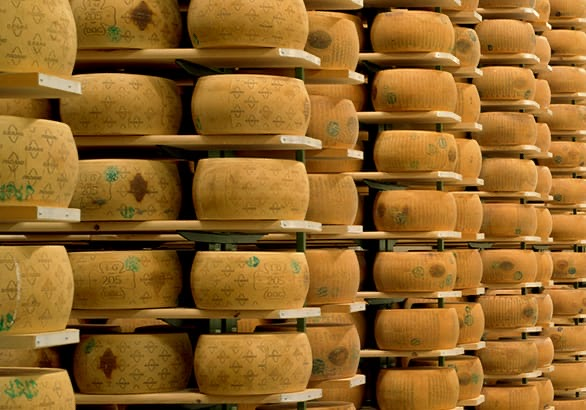
#> input picture progetti/cartelli-prezzi/foto-cliente/formaggio.jpg, 586 x 410 px
$ python -i moltiplica.py   (imports and definitions only)
#> lines starting #> are read from the running program, lines starting #| are printed output that depends on the picture
# Sfondo "moltiplicato": ripete uno o più scontorni (PNG con trasparenza) su tutto il cartello 1240x3508.
# uso: python3 moltiplica.py out.jpg --cut a.png [--cut b.png] [--tw 330] [--step 390] [--dx 0.86]
#      [--rot 9] [--bg 3a2214] [--affumica] [--seed 4]
import argparse, random
import numpy as np
from PIL import Image, ImageEnhance, ImageFilter

ap = argparse.ArgumentParser()
# [6 lines not run here, left out]

def affumicata(im):
    r, g, b, al = im.split()
    rgb = ImageEnhance.Brightness(Image.merge('RGB', (r, g, b))).enhance(0.72)
    arr = np.array(rgb).astype(float); arr[..., 0] *= 1.05; arr[..., 1] *= 0.80; arr[..., 2] *= 0.48
    return Image.merge('RGBA', (*Image.fromarray(arr.clip(0, 255).astype('uint8')).split(), al))

# [1 line not run here, left out]
# [1 line that did not run here, left out]
W, H = 1240, 3508
# [1 line that did not run here, left out]
grad = (0.85 + 0.3 * np.linspace(0, 1, H))[:, None, None]
# [1 line that did not run here, left out]
# [1 line that did not run here, left out]
# [17 lines not run here, left out]

>>> import cv2
>>> picture = cv2.imread('../foto-cliente/formaggio.jpg', cv2.IMREAD_GRAYSCALE)
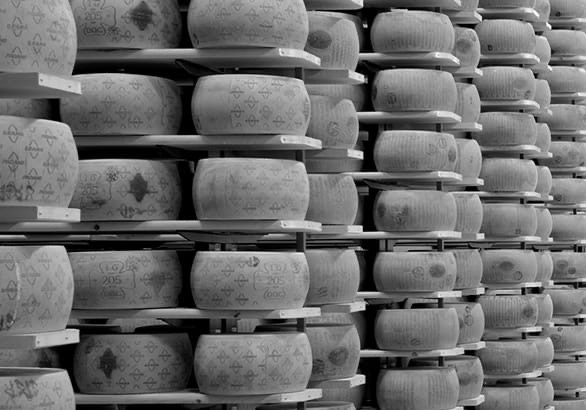
#> picture: shape (410, 586); min 0, max 255, mean 107.1
#> (the run stopped early here; a loop or call above may not have finished)

$ run again, on progetti/cartelli-prezzi/foto-cliente/provola.jpg
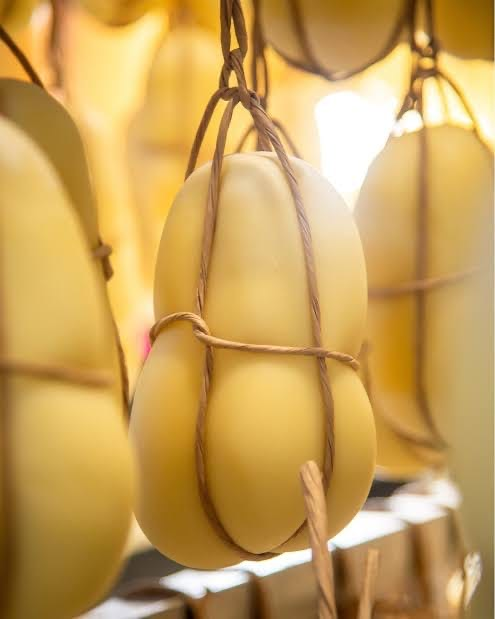
#> input picture progetti/cartelli-prezzi/foto-cliente/provola.jpg, 495 x 619 px
#> `picture = cv2.imread('../foto-cliente/formaggio.jpg', cv2.IMREAD_GRAYS..`:
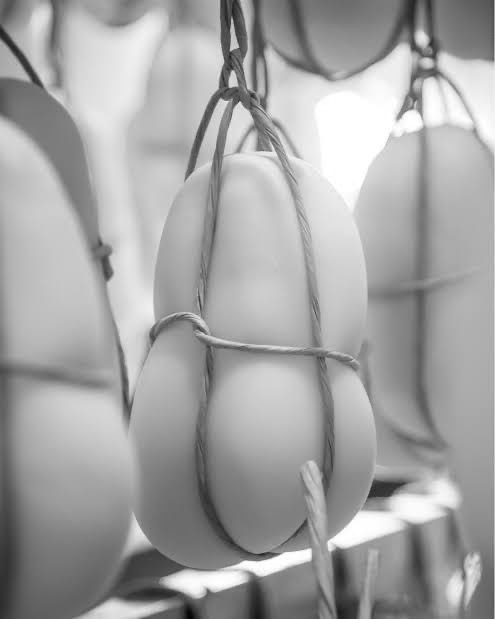
#> picture: shape (619, 495); min 6, max 255, mean 163.8
